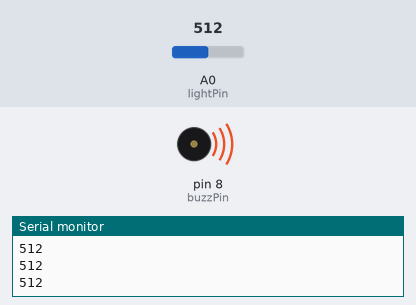
Recording of a sketch running on a simulated Arduino Uno, built with avr-gcc and run on an emulated ATmega328P. Parts: buzzer (waves = sounding), the last lines printed to the serial monitor. Inputs (shaded band) come from the test bench; at power-on: A0 (lightPin) = 512.

Above: at 1.2 s.
1.3 s: A0 (lightPin) set to 948
2.8 s: A0 (lightPin) set to 976
At 4.2 s:
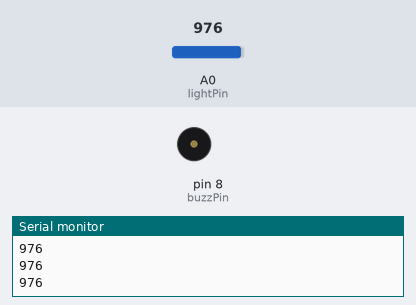
5.8 s: A0 (lightPin) set to 900
At 6.6 s:
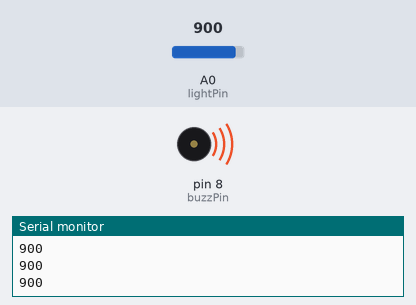
7.3 s: A0 (lightPin) set to 1023
At 7.7 s:
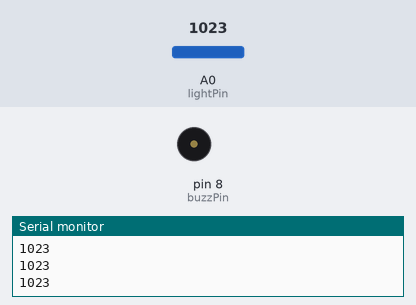
10.3 s: A0 (lightPin) set to 716
At 11.5 s:
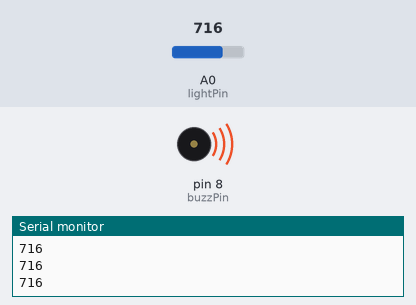
Timing chart, 0 to 12.8 s (numbered marks = the images above; inputs shaded):
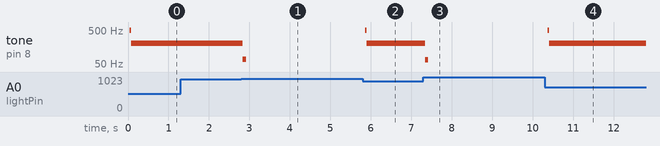

Measured:
- the behaviour switches between 961 and 962 on A0 (lightPin) (found by bisection; images 0 and 1)
- after the input at 2.8 s, tone on pin 8 (buzzPin): 206 Hz → 69 Hz at once, → silent 0.08 s later
- after the input at 5.8 s, tone on pin 8 (buzzPin): silent → 499 Hz after 0.06 s, → 206 Hz 0.04 s later
- after the input at 7.3 s, tone on pin 8 (buzzPin): 206 Hz → 66 Hz at once, → silent 0.08 s later
- after the input at 10.3 s, tone on pin 8 (buzzPin): silent → 499 Hz after 0.07 s, → 206 Hz 0.04 s later

The sketch:

PhotoBuzzer.ino
```cpp
int lightPin=A0;
int lightVal;
float delayT;
int buzzPin = 8;
int potPin = A2;


void setup() {
  // put your setup code here, to run once:
  pinMode(lightPin,INPUT);
  pinMode(buzzPin, OUTPUT);
  pinMode(potPin, INPUT);
  Serial.begin(9600);
}

void loop() {
  // put your main code here, to run repeatedly:
  lightVal=analogRead(lightPin);
  Serial.println(lightVal);
  delayT = (-9.0/770.0)*lightVal + 10.234;


if (lightVal<250){
  //Lights are off
  digitalWrite(buzzPin, HIGH);
  delayMicroseconds(delayT);
  digitalWrite(buzzPin, LOW);
  delayMicroseconds(delayT);

}

if(lightVal>250) {
  //Lights are on
  digitalWrite(buzzPin, HIGH);
  delayMicroseconds(delayT);
  digitalWrite(buzzPin, LOW);
  delayMicroseconds(delayT);

}
}
```
